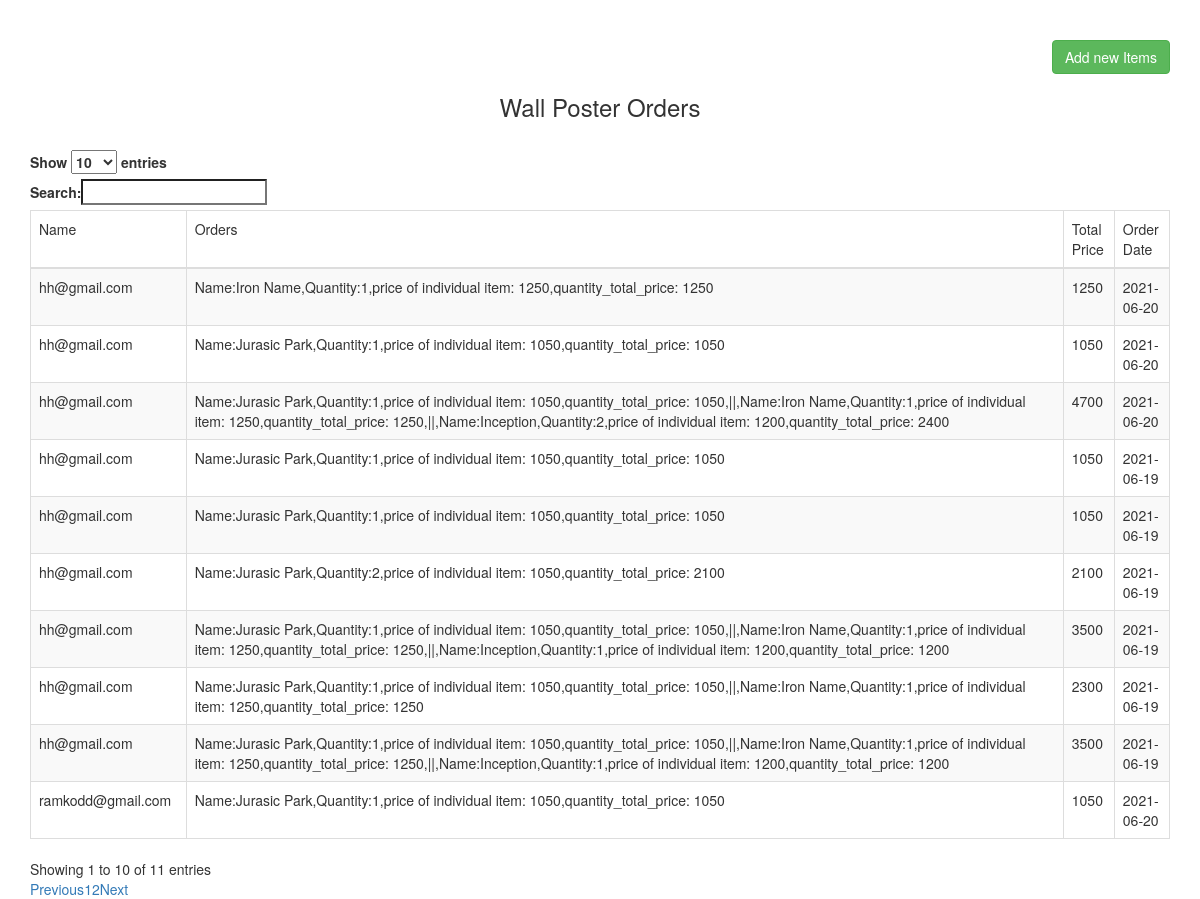
The page /orders_retrieve.php on the database its author committed.
### tables this page shows
CREATE TABLE `orderstable` (
  `id` int(255) NOT NULL,
  `useremail` varchar(255) NOT NULL,
  `orders` varchar(2000) DEFAULT NULL,
  `totalprice` varchar(255) NOT NULL,
  `date` varchar(255) DEFAULT NULL
);

### orders_retrieve.php (the view, shortened to what this page needs)
<?php
 $db_name = "id17092421_webapp";
 $mysql_user = "id17092421_srujansagar";
 $mysql_pass = "Hello@123sruj";
 $server_name = "localhost";
 $connect = mysqli_connect($server_name,$mysql_user,$mysql_pass,$db_name);
 $query ="SELECT * FROM orderstable ORDER BY ID DESC";
 $result = mysqli_query($connect, $query);
 ?>
 <!DOCTYPE html>
 <html>
      <head>
           <link rel="stylesheet" href="https://maxcdn.bootstrapcdn.com/bootstrap/3.3.6/css/bootstrap.min.css" />
           <link rel="stylesheet" href="https://cdn.datatables.net/1.10.12/css/dataTables.bootstrap.min.css" />
      </head>
      <body>
           <br /><br />
           <div class="container">
           <div align="right">
    <a href="insertimg.php" type="button" name="add" id="add" class="btn btn-success">Add new Items</a>
   </div>
                <h3 align="center">Wall Poster Orders</h3>
                <br />
                <div class="table-responsive">
                     <table id="employee_data" class="table table-striped table-bordered">
                          <thead>
                               <tr>
                                    <td>Name</td>
                                    <td>Orders</td>
                                    <td>Total Price</td>
                                    <td>Order Date</td>
                               </tr>
                          </thead>
                          <?php
                          while($row = mysqli_fetch_array($result))
                          {
                               echo '
                               <tr>
                                    <td>'.$row["useremail"].'</td>
                                    <td>'.$row["orders"].'</td>
                                    <td>'.$row["totalprice"].'</td>
                                    <td>'.$row["date"].'</td>
                               </tr>
                               ';
                          }
                          ?>
                     </table>
                </div>
           </div>
      </body>
 </html>

### rows shown on the page
orderstable: useremail "hh@gmail.com", orders "Name:Iron Name,Quantity:1,price of individual item: 1250,quantity_total_price: 1250", totalprice "1250", date "2021-06-20"
orderstable: useremail "ramkodd@gmail.com", orders "Name:Jurasic Park,Quantity:1,price of individual item: 1050,quantity_total_price: 1050", totalprice "1050", date "2021-06-20"
orderstable: useremail "hh@gmail.com", orders "Name:Jurasic Park,Quantity:1,price of individual item: 1050,quantity_total_price: 1050", totalprice "1050", date "2021-06-20"
orderstable: useremail "hh@gmail.com", orders "Name:Jurasic Park,Quantity:1,price of individual item: 1050,quantity_total_price: 1050,||,Name:Iron Name,Quantity:1,price of individual item: 1250,quantity_total_price: 1250,||,Name:Inception,Quantity:2,price of individual item: 1200,quantity_total_price: 2400", totalprice "4700", date "2021-06-20"
orderstable: useremail "hh@gmail.com", orders "Name:Jurasic Park,Quantity:1,price of individual item: 1050,quantity_total_price: 1050", totalprice "1050", date "2021-06-19"
orderstable: useremail "hh@gmail.com", orders "Name:Jurasic Park,Quantity:1,price of individual item: 1050,quantity_total_price: 1050", totalprice "1050", date "2021-06-19"
orderstable: useremail "hh@gmail.com", orders "Name:Jurasic Park,Quantity:2,price of individual item: 1050,quantity_total_price: 2100", totalprice "2100", date "2021-06-19"
orderstable: useremail "hh@gmail.com", orders "Name:Jurasic Park,Quantity:1,price of individual item: 1050,quantity_total_price: 1050,||,Name:Iron Name,Quantity:1,price of individual item: 1250,quantity_total_price: 1250,||,Name:Inception,Quantity:1,price of individual item: 1200,quantity_total_price: 1200", totalprice "3500", date "2021-06-19"
orderstable: useremail "hh@gmail.com", orders "Name:Jurasic Park,Quantity:1,price of individual item: 1050,quantity_total_price: 1050,||,Name:Iron Name,Quantity:1,price of individual item: 1250,quantity_total_price: 1250", totalprice "2300", date "2021-06-19"
orderstable: useremail "hh@gmail.com", orders "Name:Jurasic Park,Quantity:1,price of individual item: 1050,quantity_total_price: 1050,||,Name:Iron Name,Quantity:1,price of individual item: 1250,quantity_total_price: 1250,||,Name:Inception,Quantity:1,price of individual item: 1200,quantity_total_price: 1200", totalprice "3500", date "2021-06-19"
